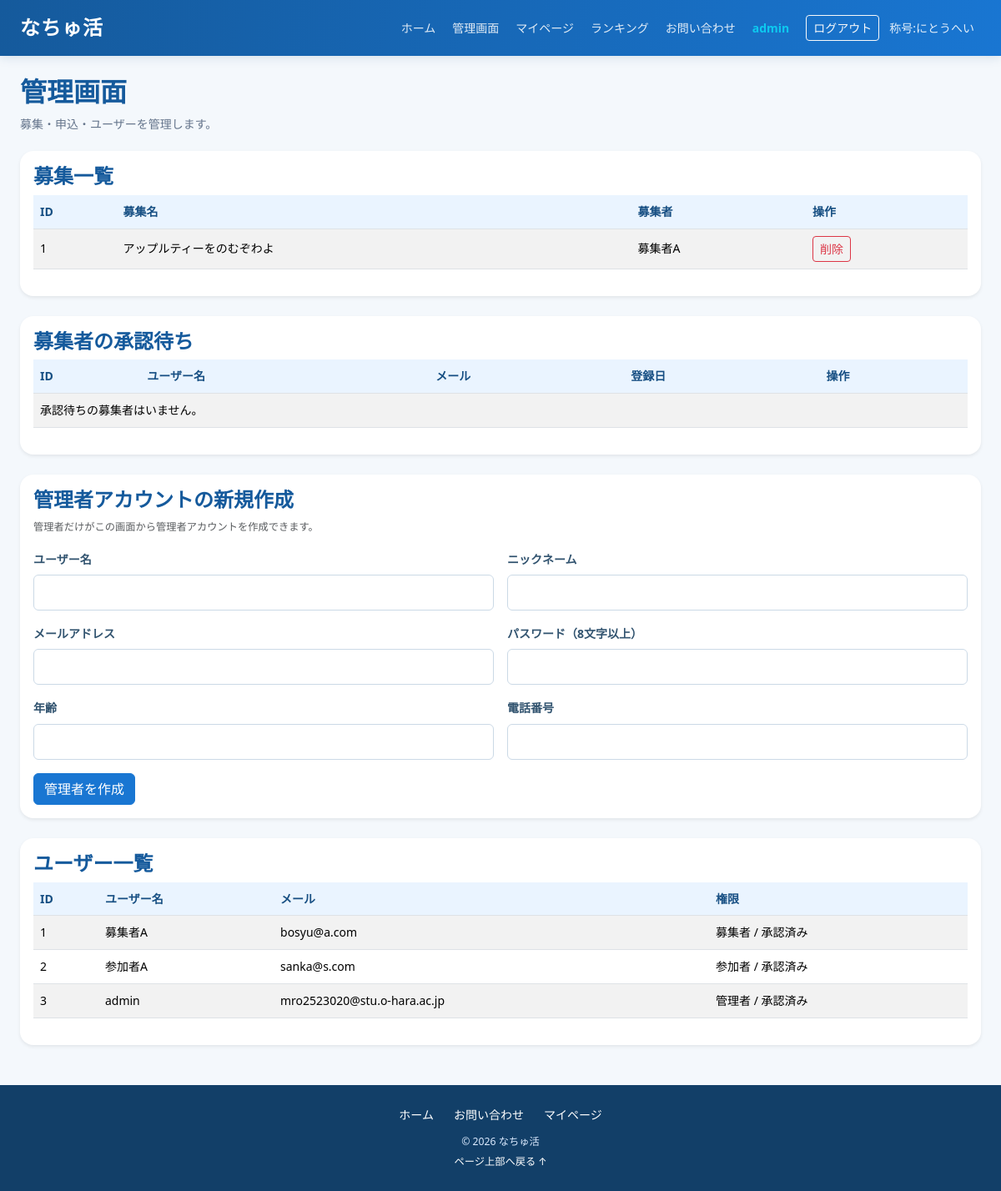
Page /admin (signed in) on the earlier database version.
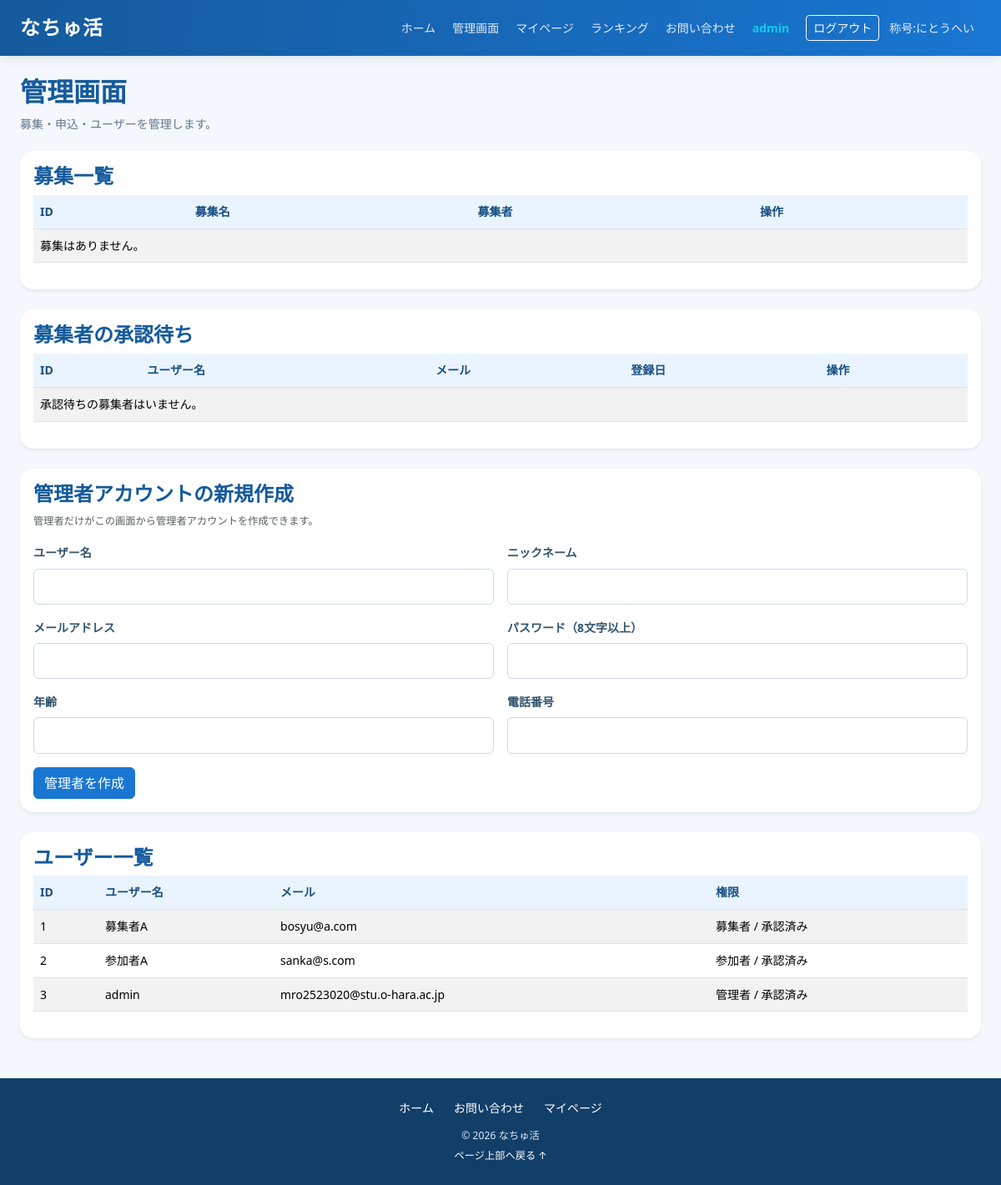
Same page on the later database version.
### apps/natyukatu/models.py (models this page shows)
class Recruitment(db.Model):
    __tablename__ = "recruitments"
    id = db.Column(db.Integer, primary_key=True)
    user_id = db.Column(db.Integer, db.ForeignKey("users.id"), nullable=False)
    title = db.Column(db.String, nullable=False)
    description = db.Column(db.String, nullable=False)
    location_prefecture = db.Column(db.String, nullable=False)
    location_city = db.Column(db.String, nullable=False)
    location_detail = db.Column(db.String, nullable=False)
    start_at = db.Column(db.DateTime, nullable=False)
    end_at = db.Column(db.DateTime, nullable=False)
    application_start_at = db.Column(db.DateTime, nullable=False)
    application_end_at = db.Column(db.DateTime, nullable=False)
    capacity = db.Column(db.Integer, nullable=False)
    eligibility = db.Column(db.String, nullable=False)
    required_items = db.Column(db.String, nullable=False)
    status = db.Column(db.String, nullable=False)
    created_at = db.Column(db.DateTime, nullable=False, default=datetime.now)
    updated_at = db.Column(db.DateTime, default=datetime.now, onupdate=datetime.now)
    photo = db.Column(db.LargeBinary, nullable=True)
    photo_mimetype = db.Column(db.String(50), nullable=True)
    video = db.Column(db.LargeBinary, nullable=True)
    video_mimetype = db.Column(db.String(50), nullable=True)
    user = db.relationship("User", back_populates="recruitments")
    likes = db.relationship("Like", back_populates="recruitment", cascade="all, delete-orphan")
    view_histories = db.relationship("ViewHistory", back_populates="recruitment", cascade="all, delete-orphan")
    tags = db.relationship("Tag", back_populates="recruitment", cascade="all, delete-orphan")
    search_histories = db.relationship("SearchHistory", back_populates="recruitment", cascade="all, delete-orphan")
    participation_histories = db.relationship("ParticipationHistory", back_populates="recruitment", cascade="all, delete-orphan")
    recruitment_histories = db.relationship("RecruitmentHistory", back_populates="recruitment", cascade="all, delete-orphan")
    images = db.relationship(
        "RecruitmentImage",
        back_populates="recruitment",
        cascade="all, delete-orphan",
        order_by="RecruitmentImage.display_order"
    )
    active_messages = db.relationship("ActiveMessage", back_populates="recruitment", cascade="all, delete-orphan")

### apps/crud/models.py (models this page shows, shortened)
class User(db.Model, UserMixin):
    __tablename__ = "users"
    id = db.Column(db.Integer, primary_key=True)
    username = db.Column(db.String, nullable=False)
    nickname = db.Column(db.String, nullable=False)
    age = db.Column(db.Integer, nullable=False)
    email = db.Column(db.String, nullable=False)
    password_hash = db.Column(db.String, nullable=False)
    phone_number = db.Column(db.String(11), nullable=False)
    role = db.Column(db.Integer, nullable=False)
    is_approved = db.Column(db.Boolean,nullable=False,default=True,server_default="1")
    create_at = db.Column(db.DateTime, nullable=False, default=datetime.now)
    update_at = db.Column(db.DateTime, nullable=False, default=datetime.now, onupdate=datetime.now)
    title_id = db.Column(db.Integer,db.ForeignKey("titles.id"))  # FK
    tanks_point = db.Column(db.Integer, nullable=False, default=0)
    ranking_id = db.Column(db.Integer)
    group_name = db.Column(db.String, nullable=False)
    representative_name = db.Column(db.String, nullable=False)
    contact_email = db.Column(db.String, nullable=False)
    group_type = db.Column(db.String, nullable=False)
    title = db.relationship("Title", lazy="joined")
    @property
    def usertitle(self):
        return self.title.title_name if self.title else ""
    recruitments = db.relationship("Recruitment", back_populates="user", cascade="all, delete-orphan")
    likes = db.relationship("Like", back_populates="user", cascade="all, delete-orphan")
    search_histories = db.relationship("SearchHistory", back_populates="user", cascade="all, delete-orphan")
    participation_histories = db.relationship("ParticipationHistory", back_populates="user", cascade="all, delete-orphan")
    recruitment_histories = db.relationship("RecruitmentHistory", back_populates="user", cascade="all, delete-orphan")
    view_histories = db.relationship("ViewHistory", back_populates="user", cascade="all, delete-orphan")
    active_messages = db.relationship("ActiveMessage", back_populates="user", cascade="all, delete-orphan")
    @property
    def password(self):
        raise AttributeError("読み取り不可")

### apps/natyukatu/views.py (the view)
@dt.route("/admin")
@login_required
def admin():
    if getattr(current_user, "role", None) != 1:
        abort(403)
    recruitments = Recruitment.query.order_by(
        Recruitment.created_at.desc()
    ).all()
    entries = ParticipationHistory.query.order_by(
        ParticipationHistory.added_at.desc()
    ).all()
    users = User.query.order_by(
        User.id.asc()
    ).all()
    pending_users = User.query.filter(
        User.role == 2,
        User.is_approved.is_(False)
    ).order_by(
        User.id.asc()
    ).all()
    contacts = ContactHistory.query.order_by(
        ContactHistory.id.desc()
    ).all()
    return render_template(
        "natyukatu/admin.html",
        recruitments=recruitments,
        entries=entries,
        users=users,
        pending_users=pending_users,
        contacts=contacts
    )

### apps/crud/models.py (called while the page is built)
@login_manager.user_loader
def load_user(user_id):
    return User.query.get(user_id)

### apps/natyukatu/views.py (called while the page is built)
def get_user_id():
    if current_user.is_authenticated:
        return getattr(current_user, 'user_id', getattr(current_user, 'id', None))
    return None

@dt.context_processor
def inject_header_title():
    if current_user.is_authenticated:
        return {"header_title": get_title(current_user)}
    return {"header_title": None}

def get_title(user_or_id):
    if not user_or_id:
        return None
    if isinstance(user_or_id, User):
        user = user_or_id
    else:
        user = User.query.get(user_or_id)
    if not user:
        return None
    points = getattr(user, "tanks_point", None)
    if points is None:
        points = getattr(user, "thanks_point", 0) or 0
    if points >= 10:
        target_title_id = 3
    elif points >= 5:
        target_title_id = 2
    else:
        target_title_id = 1
    return Title.query.get(target_title_id)

### apps/natyukatu/templates/natyukatu/admin.html (shortened to what the changed rows need)
{% extends "natyukatu/base.html" %}
{% block content %}
<section class="page-heading">
    <h1>管理画面</h1>
</section>
<section class="card border-0 shadow-sm mb-4">
    <div class="card-body">
        <h2 class="h4 section-title">募集一覧</h2>
        <div class="table-responsive">
            <table class="table table-striped">
                <thead>
                    <tr>
                        <th>ID</th>
                        <th>募集名</th>
                        <th>募集者</th>
                        <th>操作</th>
                    </tr>
                </thead>
                <tbody>
                    {% for item in recruitments %}
                    <tr>
                        <td>{{ item.id }}</td>
                        <td>{{ item.title }}</td>
                        <td>{{ item.user.username if item.user else '不明' }}</td>
                        <td>
                            <form method="post" action="{{ url_for('natyukatu.admin_delete_recruitment', active_id=item.id) }}" onsubmit="return confirm('この募集を削除しますか？')">
                                <button class="btn btn-sm btn-outline-danger">削除</button>
                            </form>
                        </td>
                    </tr>
                    {% else %}
                    <tr>
                        <td colspan="4">募集はありません。</td>
                    </tr>
                    {% endfor %}
                </tbody>
            </table>
        </div>
    </div>
</section>
<section class="card border-0 shadow-sm mb-4">
    <div class="card-body">
        <h2 class="h4 section-title">募集者の承認待ち</h2>
        <div class="table-responsive">
            <table class="table table-striped align-middle">
                <thead><tr><th>ID</th><th>ユーザー名</th><th>メール</th><th>登録日</th><th>操作</th></tr></thead>
            </table>
        </div>
    </div>
</section>
<section class="card border-0 shadow-sm mb-4">
    <div class="card-body">
        <h2 class="h4 section-title">管理者アカウントの新規作成</h2>
    </div>
</section>
<section class="card border-0 shadow-sm mb-4">
    <div class="card-body">
        <h2 class="h4 section-title">ユーザー一覧</h2>
        <div class="table-responsive">
            <table class="table table-striped">
                <thead>
                    <tr><th>ID</th><th>ユーザー名</th><th>メール</th><th>権限</th></tr>
                </thead>
                <tbody>
                    {% for user in users %}
                    <tr>
                        <td>{{ user.id }}</td>
                        <td>{{ user.username }}</td>
                        <td>{{ user.email }}</td>
                        <td>{{ {1: "管理者", 2: "募集者", 3: "参加者"}.get(user.role, "不明") }} / {{ "承認済み" if user.is_approved else "承認待ち" }}</td>
                    </tr>
                    {% else %}
                    <tr>
                        <td colspan="4">ユーザーはいません。</td>
                    </tr>
                    {% endfor %}
                </tbody>
            </table>
        </div>
    </div>
</section>
{% endblock %}

### apps/natyukatu/templates/natyukatu/base.html (shortened to what this page needs)
<!DOCTYPE html>
<html lang="ja">
<head>
  <link href="https://cdn.jsdelivr.net/npm/bootstrap@5.3.8/dist/css/bootstrap.min.css" rel="stylesheet">
  <link rel="stylesheet" href="{{ url_for('static', filename='css/natyukatu_base.css') }}">
</head>
<body class="d-flex flex-column min-vh-100">
<nav class="navbar navbar-expand-xl navbar-dark site-navbar sticky-top">
  <div class="container-fluid container-xxl px-3 px-lg-4">
    <a class="navbar-brand fw-bold fs-4" href="{{ url_for('natyukatu.top') }}">なちゅ活</a>
    <div class="collapse navbar-collapse" id="siteMenu">
      <ul class="navbar-nav ms-auto align-items-xl-center gap-xl-1 py-2 py-xl-0">
        <li class="nav-item"><a class="nav-link" href="{{ url_for('natyukatu.top') }}">ホーム</a></li>
        {% if current_user.is_authenticated %}
          {% if current_user.role == 3 %}
            <li class="nav-item"><a class="nav-link" href="{{ url_for('natyukatu.participation_history') }}">参加履歴
              {% if has_unread_messages %}
                <span class="badge rounded-pill text-bg-danger">新着</span>
              {% endif %}
            </a></li>
          {% elif current_user.role == 1 %}
            <li class="nav-item"><a class="nav-link" href="{{ url_for('natyukatu.admin') }}">管理画面</a></li>
          {% endif %}
          <li class="nav-item"><a class="nav-link" href="{{ url_for('natyukatu.userDetail') }}">マイページ</a></li>
        {% else %}
          <li class="nav-item"><a class="nav-link" href="{{ url_for('auth.signup') }}">新規登録</a></li>
          <li class="nav-item"><a class="nav-link" href="{{ url_for('auth.login') }}">ログイン</a></li>
        {% endif %}
        <li class="nav-item"><a class="nav-link" href="{{ url_for('natyukatu.ranking') }}">ランキング</a></li>
        <li class="nav-item"><a class="nav-link" href="{{ url_for('natyukatu.contact') }}">お問い合わせ</a></li>
        {% if current_user.is_authenticated %}
          <li class="nav-item"><span class="nav-link text-info fw-semibold">{{ current_user.username }}</span></li>
          <li class="nav-item"><a class="btn btn-outline-light btn-sm ms-xl-2 mt-2 mt-xl-0" href="{{ url_for('auth.logout') }}">ログアウト</a></li>
        {% endif %}
        {% if current_user.is_authenticated %}
          <li class="nav-item"><a class="nav-link" href="{{ url_for('natyukatu.ranking') }}">
            称号:{{ header_title.title_name if header_title else "称号なし" }}
            </a>
          </li>
        {% endif %}
      </ul>
    </div>
  </div>
</nav>
<main class="container-fluid container-xxl flex-grow-1 py-4 px-3 px-md-4">
  {% block content %}{% endblock %}
</main>
<footer class="site-footer mt-auto py-4">
  <div class="container text-center">
    <div class="d-flex flex-wrap justify-content-center gap-3 mb-2">
      <a href="{{ url_for('natyukatu.top') }}">ホーム</a>
      <a href="{{ url_for('natyukatu.contact') }}">お問い合わせ</a>
      {% if current_user.is_authenticated %}<a href="{{ url_for('natyukatu.userDetail') }}">マイページ</a>{% endif %}
    </div>
    <small>© 2026 なちゅ活</small>
    <div><a class="small" href="#">ページ上部へ戻る ↑</a></div>
  </div>
</footer>
</body>
</html>

Differences in the rows shown:
removed Recruitment: id "1", title "アップルティーをのむぞわよ", user "募集者A"
Other differences:
text now shown: "募集はありません。"
